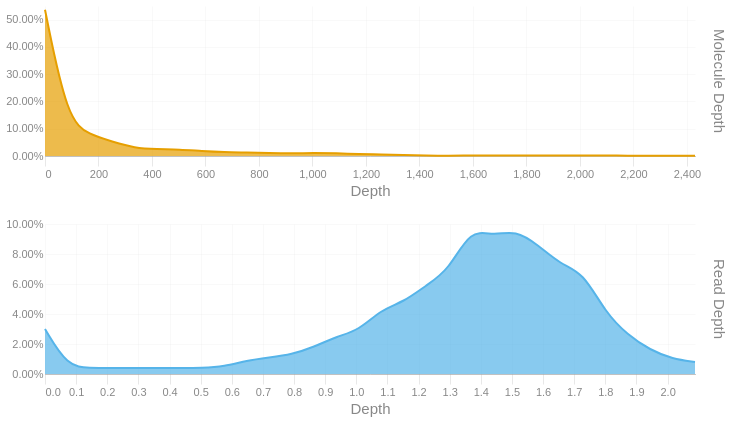

The code cell stored with this chart in its notebook:
### Code cell
readdep = depth_hist(tb['Read Depth'], q99, 3)
readdep = readdep.with_columns(pl.lit('Read Depth').alias('Metric'))
if not SKIPLR:
    moldep = depth_hist(tb['Molecule Depth'], mol_q99, 1)
    moldep = moldep.with_columns(pl.lit('Molecule Depth').alias('Metric'))
    _hist = pl.concat([readdep, moldep])
    _hist = _hist.filter(pl.col('Proportion') != 0)
    with SafeRender(_hist):
        (
            alt.Chart(_hist)        
            .mark_area(interpolate = "basis")
            .encode(
                x=alt.X('Bin:Q').scale(domainMin=0).axis(alt.Axis(title='Depth')),
                y = alt.Y('Proportion:Q', title = None).axis(format = '.2%'),
                color = alt.Color('Metric:N').legend(None),
                row = alt.Row("Metric:N").header(title = None, labelOrient = 'right'),
                tooltip = [
                    alt.Tooltip("Metric:N", title = "Metric"),
                    alt.Tooltip('Interval:N', title = "Depth Interval"),
                    alt.Tooltip('Proportion:Q', title = "% Alignments").format('.2%')
                ]
            )
            .resolve_scale(x='independent', y='independent')
            .properties(
                height = 150, width = 650,
                usermeta={'embedOptions': {'downloadFileName': f'{samplename}.depth.hist'}}
            )
        ).display()
else:
    readdep = readdep.filter(pl.col('Proportion') != 0)
    with SafeRender(readdep):
        (
            alt.Chart(readdep)        
            .mark_area(interpolate = "basis")
            .encode(
                x=alt.X('Bin:Q').scale(domainMin=0).axis(alt.Axis(title='Depth')),
                y = alt.Y('Proportion:Q', title = None).axis(format = '.2%'),
                tooltip = [
                    alt.Tooltip('Interval:N', title = "Depth Interval"),
                    alt.Tooltip('Proportion:Q', title = "% Alignments").format('.2%')
                ]
            )
            .properties(
                usermeta={'embedOptions': {'downloadFileName': f'{samplename}.depth.hist'}}
            )
        ).display()

### Figure 1 — Vega-Lite specification as saved in the notebook (floating-point values rounded to 4 significant figures)
{"width": 650, "height": 150, "config": {"title": {"anchor": "start", "dy": -15, "fontSize": 18, "color": "#888888", "subtitleColor": "#888888", "subtitleFontSize": 14}, "arc": {"fill": "#0072B2"}, "axis": {"domainColor": "#888888", "domainWidth": 0.5, "gridWidth": 0.2, "grid": false, "titleFontWeight": 400, "titleFontSize": 15, "labelFontSize": 11, "labelColor": "#888888", "tickColor": "#888888", "tickWidth": 0.2, "titleColor": "#888888"}, "axisBand": {"grid": false}, "axisX": {"grid": true, "tickSize": 10, "domainCap": "round"}, "axisY": {"domain": false, "grid": true, "tickSize": 0, "domainCap": "round"}, "background": "transparent", "header": {"labelFontSize": 15, "labelColor": "#888888", "titleFontSize": 15, "titleFontWeight": 600, "titleColor": "#888888"}, "legend": {"labelFont": "sans-serif", "labelFontSize": 12, "labelColor": "#888888", "symbolSize": 100, "symbolType": "circle", "titleFontSize": 12, "titlePadding": 10, "titleColor": "#888888", "title": null}, "range": {"category": ["#E69F00", "#56B4E9", "#009E73", "#F0E442", "#0072B2", "#D55E00", "#CC79A7", "#000000"], "diverging": ["#cfe8f3", "#a2d4ec", "#73bfe2", "#46abdb", "#1696d2", "#12719e"]}, "area": {"fill": "#0072B2", "fillOpacity": 0.7, "line": true, "strokeOpacity": 0.7}, "line": {"color": "#0072B2", "stroke": "#0072B2", "strokeWidth": 2}, "trail": {"color": "#0072B2", "stroke": "#0072B2", "strokeWidth": 0, "size": 1}, "point": {"filled": true, "fillOpacity": 1.0, "size": 95}, "text": {"color": "#888888", "fontSize": 11, "align": "right", "fontWeight": 400, "size": 11}, "bar": {"fill": "#0072B2", "stroke": null}, "view": {"stroke": null, "continuousWidth": 660, "continuousHeight": 400}}, "data": {"name": "data-fcba10f6469b9571fe14cbe2a96a2a71"}, "mark": {"type": "area", "interpolate": "basis"}, "encoding": {"color": {"field": "Metric", "legend": null, "type": "nominal"}, "row": {"field": "Metric", "header": {"title": null, "labelOrient": "right"}, "type": "nominal"}, "tooltip": [{"field": "Metric", "title": "Metric", "type": "nominal"}, {"field": "Interval", "title": "Depth Interval", "type": "nominal"}, {"field": "Proportion", "format": ".2%", "title": "% Alignments", "type": "quantitative"}], "x": {"axis": {"title": "Depth"}, "field": "Bin", "scale": {"domainMin": 0}, "type": "quantitative"}, "y": {"axis": {"format": ".2%"}, "field": "Proportion", "title": null, "type": "quantitative"}}, "resolve": {"scale": {"x": "independent", "y": "independent"}}, "usermeta": {"embedOptions": {"downloadFileName": "S1_Tusket_034.depth.hist"}}, "$schema": "https://vega.github.io/schema/vega-lite/v6.1.0.json", "datasets": {"data-fcba10f6469b9571fe14cbe2a96a2a71": [{"Bin": 0.0, "Interval": "0.0-0.072", "Proportion": 0.03, "Metric": "Read Depth"}, {"Bin": 0.072, "Interval": "0.072-0.144", "Proportion": 0.005, "Metric": "Read Depth"}, {"Bin": 0.144, "Interval": "0.144-0.216", "Proportion": 0.004, "Metric": "Read Depth"}, {"Bin": 0.216, "Interval": "0.216-0.288", "Proportion": 0.004, "Metric": "Read Depth"}, {"Bin": 0.288, "Interval": "0.288-0.36", "Proportion": 0.004, "Metric": "Read Depth"}, {"Bin": 0.36, "Interval": "0.36-0.432", "Proportion": 0.004, "Metric": "Read Depth"}, {"Bin": 0.432, "Interval": "0.432-0.504", "Proportion": 0.004, "Metric": "Read Depth"}, {"Bin": 0.504, "Interval": "0.504-0.576", "Proportion": 0.004, "Metric": "Read Depth"}, {"Bin": 0.576, "Interval": "0.576-0.648", "Proportion": 0.005, "Metric": "Read Depth"}, {"Bin": 0.648, "Interval": "0.648-0.72", "Proportion": 0.009, "Metric": "Read Depth"}, {"Bin": 0.72, "Interval": "0.72-0.792", "Proportion": 0.011, "Metric": "Read Depth"}, {"Bin": 0.792, "Interval": "0.792-0.864", "Proportion": 0.013, "Metric": "Read Depth"}, {"Bin": 0.864, "Interval": "0.864-0.936", "Proportion": 0.018, "Metric": "Read Depth"}, {"Bin": 0.936, "Interval": "0.936-1.008", "Proportion": 0.025, "Metric": "Read Depth"}, {"Bin": 1.008, "Interval": "1.008-1.08", "Proportion": 0.029, "Metric": "Read Depth"}, {"Bin": 1.08, "Interval": "1.08-1.152", "Proportion": 0.043, "Metric": "Read Depth"}, {"Bin": 1.152, "Interval": "1.152-1.224", "Proportion": 0.048, "Metric": "Read Depth"}, {"Bin": 1.224, "Interval": "1.224-1.296", "Proportion": 0.059, "Metric": "Read Depth"}, {"Bin": 1.296, "Interval": "1.296-1.368", "Proportion": 0.069, "Metric": "Read Depth"}, {"Bin": 1.368, "Interval": "1.368-1.44", "Proportion": 0.097, "Metric": "Read Depth"}, {"Bin": 1.44, "Interval": "1.44-1.512", "Proportion": 0.092, "Metric": "Read Depth"}, {"Bin": 1.512, "Interval": "1.512-1.584", "Proportion": 0.096, "Metric": "Read Depth"}, {"Bin": 1.584, "Interval": "1.584-1.656", "Proportion": 0.086, "Metric": "Read Depth"}, {"Bin": 1.656, "Interval": "1.656-1.728", "Proportion": 0.073, "Metric": "Read Depth"}, {"Bin": 1.728, "Interval": "1.728-1.8", "Proportion": 0.068, "Metric": "Read Depth"}, {"Bin": 1.8, "Interval": "1.8-1.872", "Proportion": 0.041, "Metric": "Read Depth"}, {"Bin": 1.872, "Interval": "1.872-1.944", "Proportion": 0.026, "Metric": "Read Depth"}, {"Bin": 1.944, "Interval": "1.944-2.016", "Proportion": 0.016, "Metric": "Read Depth"}, {"Bin": 2.016, "Interval": "2.016-2.088", "Proportion": 0.01, "Metric": "Read Depth"}, {"Bin": 2.088, "Interval": "2.088-2.16", "Proportion": 0.008, "Metric": "Read Depth"}, {"Bin": 0.0, "Interval": "0.0-83.8", "Proportion": 0.536, "Metric": "Molecule Depth"}, {"Bin": 83.8, "Interval": "83.8-167.6", "Proportion": 0.131, "Metric": "Molecule Depth"}, {"Bin": 167.6, "Interval": "167.6-251.4", "Proportion": 0.078, "Metric": "Molecule Depth"}, {"Bin": 251.4, "Interval": "251.4-335.2", "Proportion": 0.053, "Metric": "Molecule Depth"}, {"Bin": 335.2, "Interval": "335.2-419.0", "Proportion": 0.029, "Metric": "Molecule Depth"}, {"Bin": 419.0, "Interval": "419.0-502.8", "Proportion": 0.025, "Metric": "Molecule Depth"}, {"Bin": 502.8, "Interval": "502.8-586.6", "Proportion": 0.024, "Metric": "Molecule Depth"}, {"Bin": 586.6, "Interval": "586.6-670.4", "Proportion": 0.018, "Metric": "Molecule Depth"}, {"Bin": 670.4, "Interval": "670.4-754.2", "Proportion": 0.014, "Metric": "Molecule Depth"}, {"Bin": 754.2, "Interval": "754.2-838.0", "Proportion": 0.013, "Metric": "Molecule Depth"}, {"Bin": 838.0, "Interval": "838.0-921.8", "Proportion": 0.011, "Metric": "Molecule Depth"}, {"Bin": 921.8, "Interval": "921.8-1005.6", "Proportion": 0.01, "Metric": "Molecule Depth"}, {"Bin": 1006.0, "Interval": "1005.6-1089.4", "Proportion": 0.011, "Metric": "Molecule Depth"}, {"Bin": 1089.0, "Interval": "1089.4-1173.2", "Proportion": 0.01, "Metric": "Molecule Depth"}, {"Bin": 1173.0, "Interval": "1173.2-1257.0", "Proportion": 0.007, "Metric": "Molecule Depth"}, {"Bin": 1257.0, "Interval": "1257.0-1340.8", "Proportion": 0.006, "Metric": "Molecule Depth"}, {"Bin": 1341.0, "Interval": "1340.8-1424.6", "Proportion": 0.004, "Metric": "Molecule Depth"}, {"Bin": 1425.0, "Interval": "1424.6-1508.4", "Proportion": 0.002, "Metric": "Molecule Depth"}, {"Bin": 1508.0, "Interval": "1508.4-1592.2", "Proportion": 0.001, "Metric": "Molecule Depth"}, {"Bin": 1592.0, "Interval": "1592.2-1676.0", "Proportion": 0.002, "Metric": "Molecule Depth"}, {"Bin": 1676.0, "Interval": "1676.0-1759.8", "Proportion": 0.002, "Metric": "Molecule Depth"}, {"Bin": 1760.0, "Interval": "1759.8-1843.6", "Proportion": 0.002, "Metric": "Molecule Depth"}, {"Bin": 1844.0, "Interval": "1843.6-1927.4", "Proportion": 0.002, "Metric": "Molecule Depth"}, {"Bin": 1927.0, "Interval": "1927.4-2011.2", "Proportion": 0.002, "Metric": "Molecule Depth"}, {"Bin": 2011.0, "Interval": "2011.2-2095.0", "Proportion": 0.002, "Metric": "Molecule Depth"}, {"Bin": 2095.0, "Interval": "2095.0-2178.7", "Proportion": 0.002, "Metric": "Molecule Depth"}, {"Bin": 2179.0, "Interval": "2178.7-2262.5", "Proportion": 0.001, "Metric": "Molecule Depth"}, {"Bin": 2262.0, "Interval": "2262.5-2346.3", "Proportion": 0.001, "Metric": "Molecule Depth"}, {"Bin": 2346.0, "Interval": "2346.3-2430.1", "Proportion": 0.001, "Metric": "Molecule Depth"}, {"Bin": 2430.0, "Interval": "2430.1-2513.94", "Proportion": 0.001, "Metric": "Molecule Depth"}]}}
